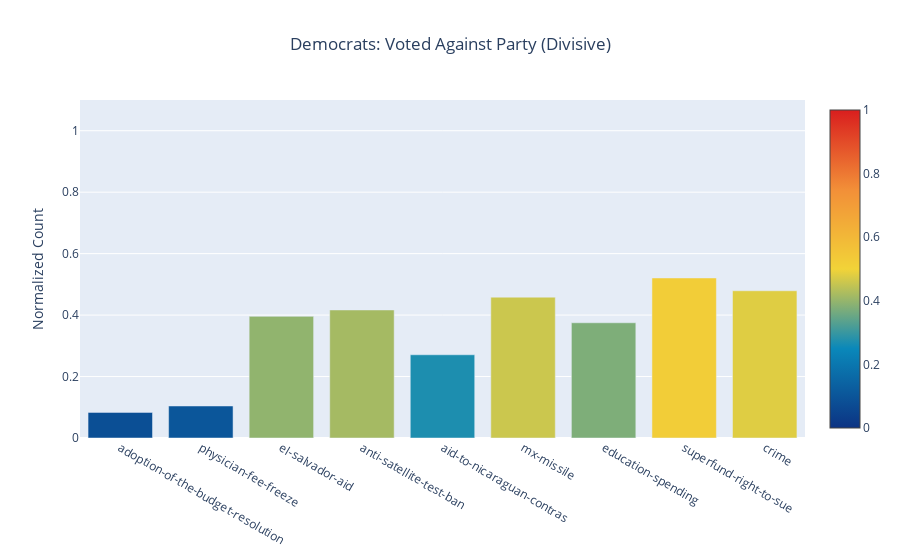

The code cell stored with this chart in its notebook:
### Markdown cell above
For the *water-project-cost-sharing* measure, both parties had a majority yay vote but only by a tiny margin. This results in roughly half of the party voting against the party majority and is why the measure has a value of 1 for democrats in the figure above. It should be obvious why this ballot measure is not a good predictor of the party since the parties themselves are split 50/50 between yays and nays, and the two parties have an almost identical distribution of votes so there is nothing that distinguishes them from each other. Whether we predict the class to be democrat or republican based on the values yay or nay in this measure, we have a 50/50 chance of being right or wrong. This is why I decided to look at divisive measures only as I defined them above.

### Code cell
plot_votes(df=df1[divisive_cols], title='Democrats: Voted Against Party (Divisive)')

### Figure 1 — Plotly figure (JSON) as saved in the notebook; plotly's stock layout.template omitted (floating-point values rounded to 4 significant figures)
{"data": [{"marker": {"cmax": 1, "cmin": 0, "color": [0.08333, 0.1042, 0.3958, 0.4167, 0.2708, 0.4583, 0.375, 0.5208, 0.4792], "colorscale": [[0, "rgb(12,51,131)"], [0.25, "rgb(10,136,186)"], [0.5, "rgb(242,211,56)"], [0.75, "rgb(242,143,56)"], [1, "rgb(217,30,30)"]], "reversescale": false, "showscale": true}, "type": "bar", "x": ["adoption-of-the-budget-resolution", "physician-fee-freeze", "el-salvador-aid", "anti-satellite-test-ban", "aid-to-nicaraguan-contras", "mx-missile", "education-spending", "superfund-right-to-sue", "crime"], "y": [0.08333, 0.1042, 0.3958, 0.4167, 0.2708, 0.4583, 0.375, 0.5208, 0.4792]}], "layout": {"autosize": true, "title": {"text": "Democrats: Voted Against Party (Divisive)", "x": 0.5}, "xaxis": {"autorange": true, "range": [-0.5, 8.5], "type": "category"}, "yaxis": {"range": [0, 1.1], "title": {"text": "Normalized Count"}, "type": "linear"}}}
